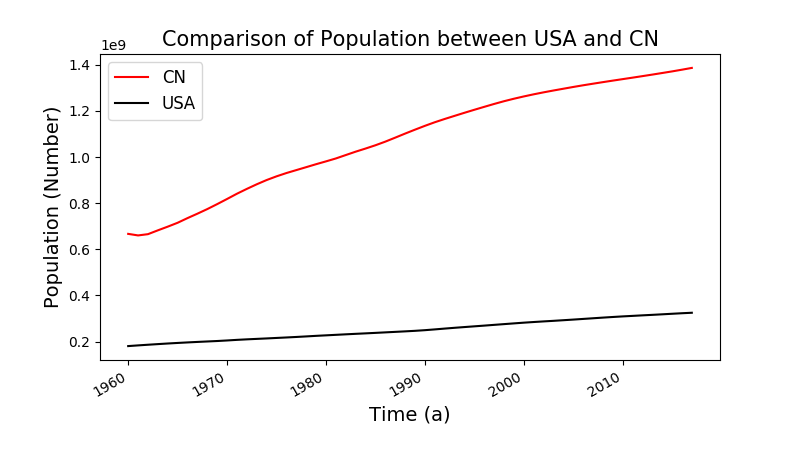

This chart was generated by the following Python code:
# coding: utf-8
"""Demo: Comparison of GDP between USA and China from 1980-2014
"""
import matplotlib.pyplot as plt
import numpy as np
import pandas as pd

from knoema.knoema import Country
from knoema.utils import *


# Fetch data
INDIC = 'Population'
CN, USA = Country('China'), Country('USA')
CN_data, USA_data = CN.fetch_data(INDIC), USA.fetch_data(INDIC)
CN_df, USA_df = pd.DataFrame(CN_data), pd.DataFrame(USA_data)
print('已获取数据')

# Visualization
fig = plt.figure(figsize=(8, 4.5))
frm = int(CN_data[0]['Time'][:4])

plt.plot(np.arange(frm, frm + len(CN_data)), 'Value', '-', color='r', data=CN_df, label='CN')
plt.plot(np.arange(frm, frm + len(USA_data)), 'Value', '-', color='k', data=USA_df, label='USA')
plt.xlabel('Time (a)', fontsize=14)
plt.ylabel('{0} ({1})'.format(INDIC, CN_data[0]['Unit']), fontsize=14)
plt.title('Comparison of %s between USA and CN' %(INDIC), fontsize=15)
plt.legend(fontsize=12)
fig.autofmt_xdate()

plt.show()
